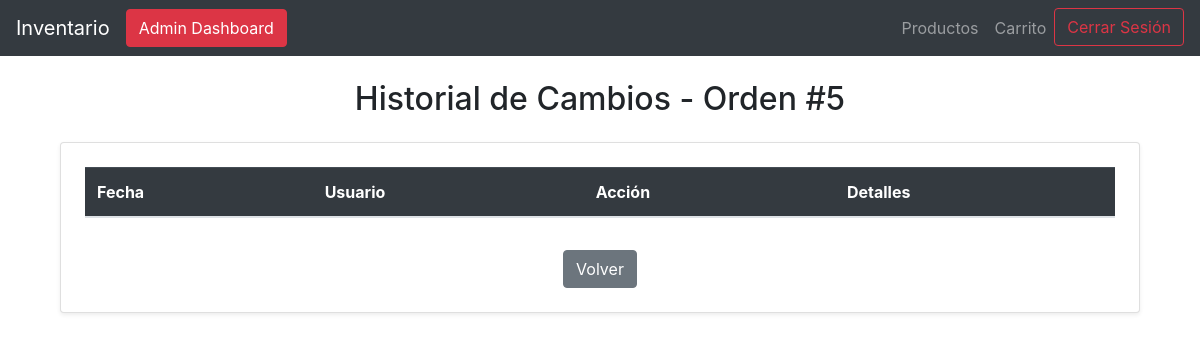
The page /historial_orden/5 (signed in) on the database as committed earlier.
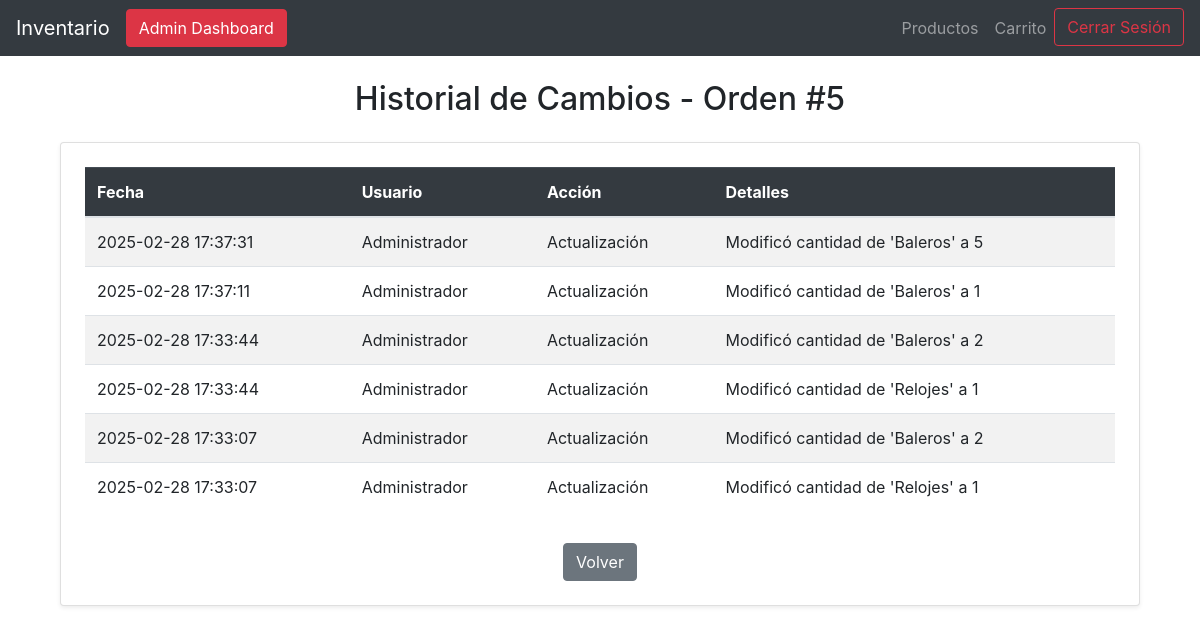
The same page on the database as committed later.
### tables this page shows
CREATE TABLE historial_ordenes (
                historial_o_id INTEGER PRIMARY KEY AUTOINCREMENT,
                orden_id INTEGER NOT NULL,
                usuario_id INTEGER NOT NULL,
                accion TEXT NOT NULL,
                detalle_cambio TEXT,
                fecha TIMESTAMP DEFAULT CURRENT_TIMESTAMP,
                FOREIGN KEY (orden_id) REFERENCES ordenes (orden_id),
                FOREIGN KEY (usuario_id) REFERENCES usuarios (usuario_id)
            );

CREATE TABLE usuarios (
                    usuario_id INTEGER PRIMARY KEY AUTOINCREMENT,
                    nombre TEXT NOT NULL,
                    email TEXT UNIQUE NOT NULL,
                    password TEXT NOT NULL,
                    rol TEXT NOT NULL DEFAULT 'usuario',
                    fecha_creacion TIMESTAMP DEFAULT CURRENT_TIMESTAMP
                );

### app.py (the view)
@app.route('/historial_orden/<int:orden_id>')
@login_required
def historial_orden(orden_id):
    conn, cursor = connect_db()
    cursor.execute("""
        SELECT h.fecha, u.nombre, h.accion, h.detalle_cambio
        FROM historial_ordenes h
        JOIN usuarios u ON h.usuario_id = u.usuario_id
        WHERE h.orden_id = ?
        ORDER BY h.fecha DESC
    """, (orden_id,))
    historial = cursor.fetchall()
    conn.close()
    return render_template('historial_orden.html', historial=historial, orden_id=orden_id)

### app.py (called while the page is built)
@login_manager.user_loader
def load_user(user_id):
    conn, cursor = connect_db()
    cursor.execute("SELECT usuario_id, nombre, email, rol FROM usuarios WHERE usuario_id = ?", (user_id,))
    usuario = cursor.fetchone()
    return Usuario(id=usuario[0], nombre=usuario[1], email=usuario[2], rol=usuario[3]) if usuario else None

### database.py (called while the page is built)
def connect_db():
    conn = sqlite3.connect(DB_NAME)
    cursor = conn.cursor()
    return conn, cursor

### templates/historial_orden.html
{% extends "base.html" %}
{% block content %}
<div class="container mt-4">
    <h2 class="mb-4 text-center">Historial de Cambios - Orden #{{ orden_id }}</h2>
    <div class="card shadow-sm p-4">
        <div class="table-responsive">
            <table class="table table-striped">
                <thead class="table-dark">
                    <tr>
                        <th>Fecha</th>
                        <th>Usuario</th>
                        <th>Acción</th>
                        <th>Detalles</th>
                    </tr>
                </thead>
                <tbody>
                    {% for cambio in historial %}
                    <tr>
                        <td>{{ cambio[0] }}</td>
                        <td>{{ cambio[1] }}</td>
                        <td>{{ cambio[2] }}</td>
                        <td>{{ cambio[3] }}</td>
                    </tr>
                    {% endfor %}
                </tbody>
            </table>
        </div>
        <div class="mt-3 text-center">
            <a href="/orden/{{ orden_id }}" class="btn btn-secondary">Volver</a>
        </div>
    </div>
</div>
{% endblock %}

Rows that differ between the two databases and show on the page:
added historial_ordenes: fecha "2025-02-28 17:37:31", nombre "Administrador", accion "Actualización", detalle_cambio "Modificó cantidad de 'Baleros' a 5"
added historial_ordenes: fecha "2025-02-28 17:37:11", nombre "Administrador", accion "Actualización", detalle_cambio "Modificó cantidad de 'Baleros' a 1"
added historial_ordenes: fecha "2025-02-28 17:33:44", nombre "Administrador", accion "Actualización", detalle_cambio "Modificó cantidad de 'Baleros' a 2"
added historial_ordenes: fecha "2025-02-28 17:33:44", nombre "Administrador", accion "Actualización", detalle_cambio "Modificó cantidad de 'Relojes' a 1"
added historial_ordenes: fecha "2025-02-28 17:33:07", nombre "Administrador", accion "Actualización", detalle_cambio "Modificó cantidad de 'Baleros' a 2"
added historial_ordenes: fecha "2025-02-28 17:33:07", nombre "Administrador", accion "Actualización", detalle_cambio "Modificó cantidad de 'Relojes' a 1"
